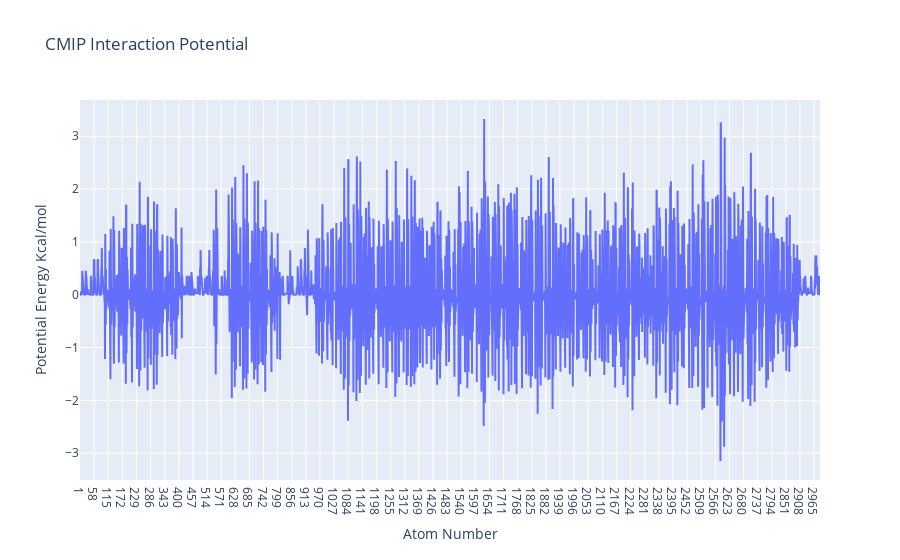

The cell this chart's notebook holds for it:
### Markdown cell above
<a id="plotRBD_atoms"></a>
### Interaction energy by atom
Visualizing the **interaction potential energies** computed by **CMIP**. The plot shows **interactions energies** (in kcal/mol, Y axis) for **each of the atoms** of the **RBD protein** (X axis).

### Code cell
import plotly
import plotly.graph_objs as go
from biobb_cmip.utils.representation import get_energies_byat

atom_list, energy_dict = get_energies_byat(RBD_byat_out)

plotly.offline.init_notebook_mode(connected=True)

fig = {"data": [go.Scatter(x=atom_list, y=energy_dict['ES'])],
       "layout": go.Layout(title="CMIP Interaction Potential", 
                           xaxis=dict(title = "Atom Number"), 
                           yaxis=dict(title = "Potential Energy Kcal/mol"))}

plotly.offline.iplot(fig)

### Figure 1 — Plotly figure (JSON) as saved in the notebook; plotly's stock layout.template omitted (floating-point values rounded to 4 significant figures; data arrays with more than 128 entries replaced by an {"elided": "..."} marker saying what was removed)
{"data": [{"type": "scatter", "x": {"elided": "2989 str values"}, "y": {"elided": "2989 float values"}}], "layout": {"title": {"text": "CMIP Interaction Potential"}, "xaxis": {"title": {"text": "Atom Number"}}, "yaxis": {"title": {"text": "Potential Energy Kcal/mol"}}}}
